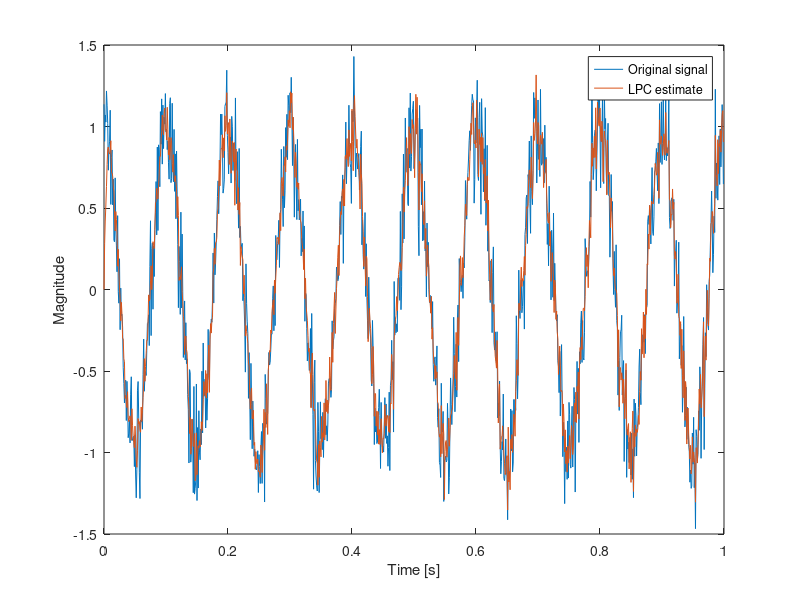

This chart was generated by the following MATLAB code: (Note: this script raises an error after producing the figure.)
% ------------------------------------------------------------------------
%                         Demo : AR filter
%--------------------------------------------------------------------------
clear;
close all;
clc;
pos = [200   200   1000  500];
% -------------------Simulation signal generation--------------------------
fs = 1000;
t = 0:1/fs:1-1/fs;
x = cos(2*pi*10*t)+0.2*randn(size(t));
N = length(x);
%---------------------------------Main-------------------------------------%
order = 512;
a =lpc(x,order);
x1 = filter([0 -a(2:end)],1,x);
x2 = x-x1;
%--------------------------------Result------------------------------------%
% Original waveform
figure
plot(t,x)
% LPC Estimate
hold on
plot(t,x1)
xlabel('Time [s]')
ylabel('Magnitude')
legend('Original signal','LPC estimate');
setfontsize(14);
set(gcf,'pos',pos);

% % Prediction Error
% figure
% plot(t,x2)
% xlabel('Time [s]')
% ylabel('Magnitude')
% setfontsize(14);
% set(gcf,'pos',pos);

